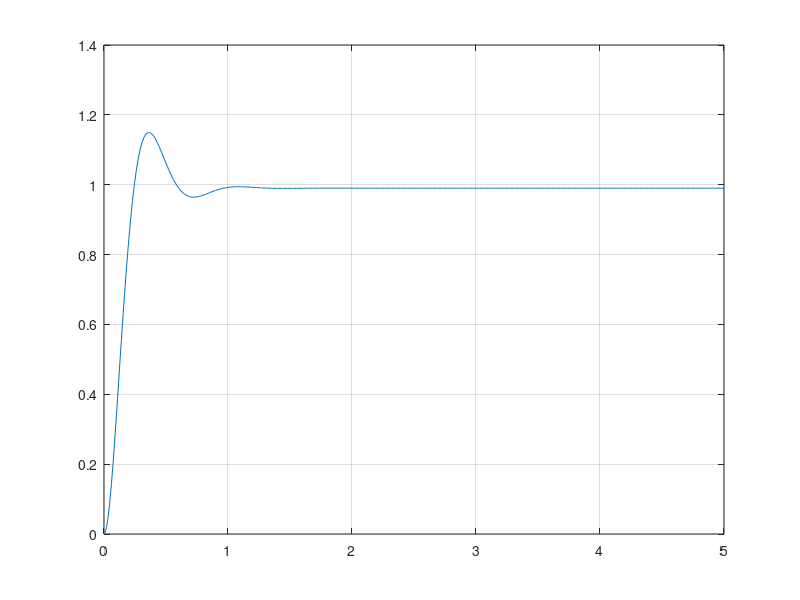

The MATLAB source for this figure: (Note: this script raises an error after producing the figure.)
%  Figure 3.3      Feedback Control of Dynamic Systems, 4e
%                        Franklin, Powell, Emami
%
%% fig3_03.m
% Example 3.12 : DC Motor Angular velocity 
clf;
F=[0, 1, 0;0 -0.1, 100;0, -1, -10];
G=[0;0;1];
H=[1, 0, 0];
J=[0];
sys=ss(F,G,H,J);
H1=[0, 1, 0];
sys1=ss(F,G,H1,J);
t=0:0.01:5;
y=step(sys1,t);
plot(t,y);
grid;
Title('Fig. 3.3: step response');
xlabel('Time (sec)');
ylabel('\omega (rad/sec)');
